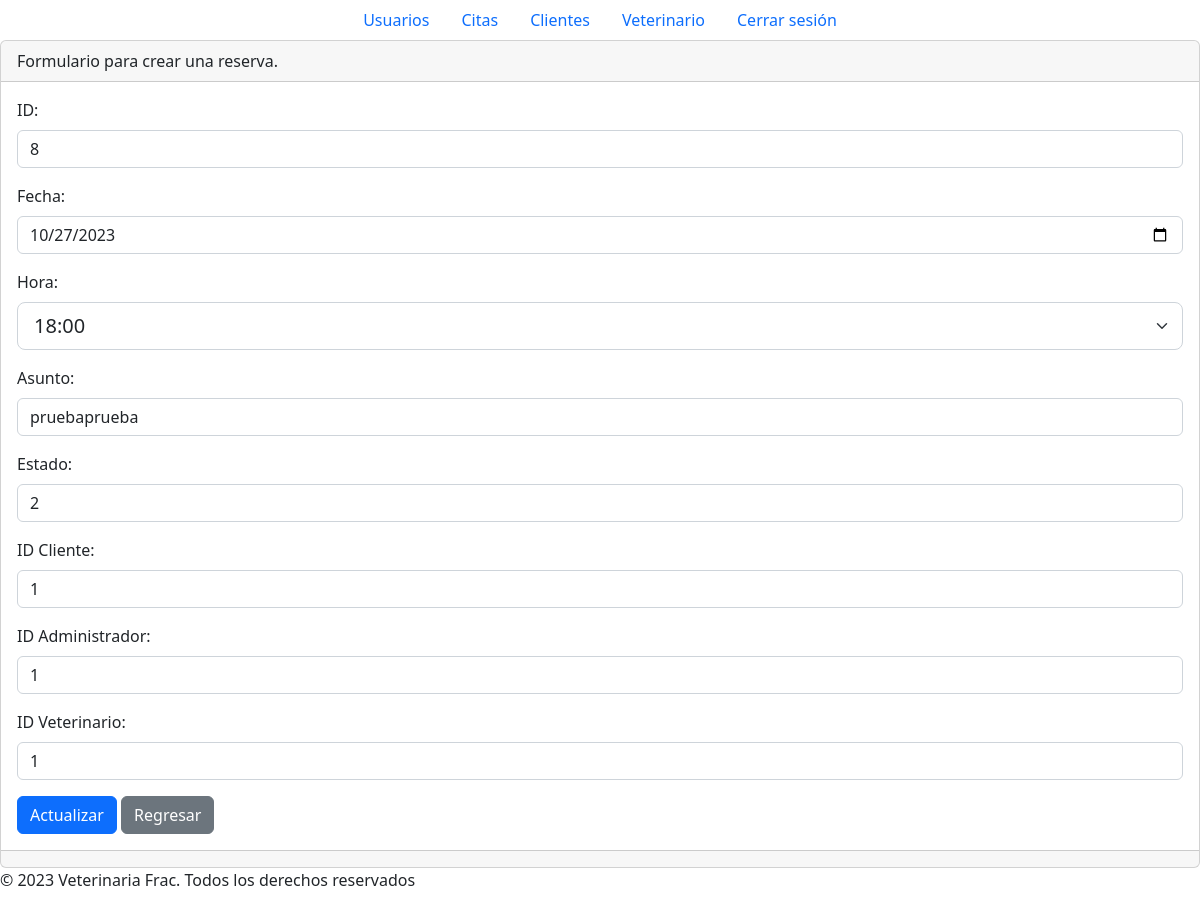
Before: /secciones/reservas/editar.php?id=8 with the older database file.
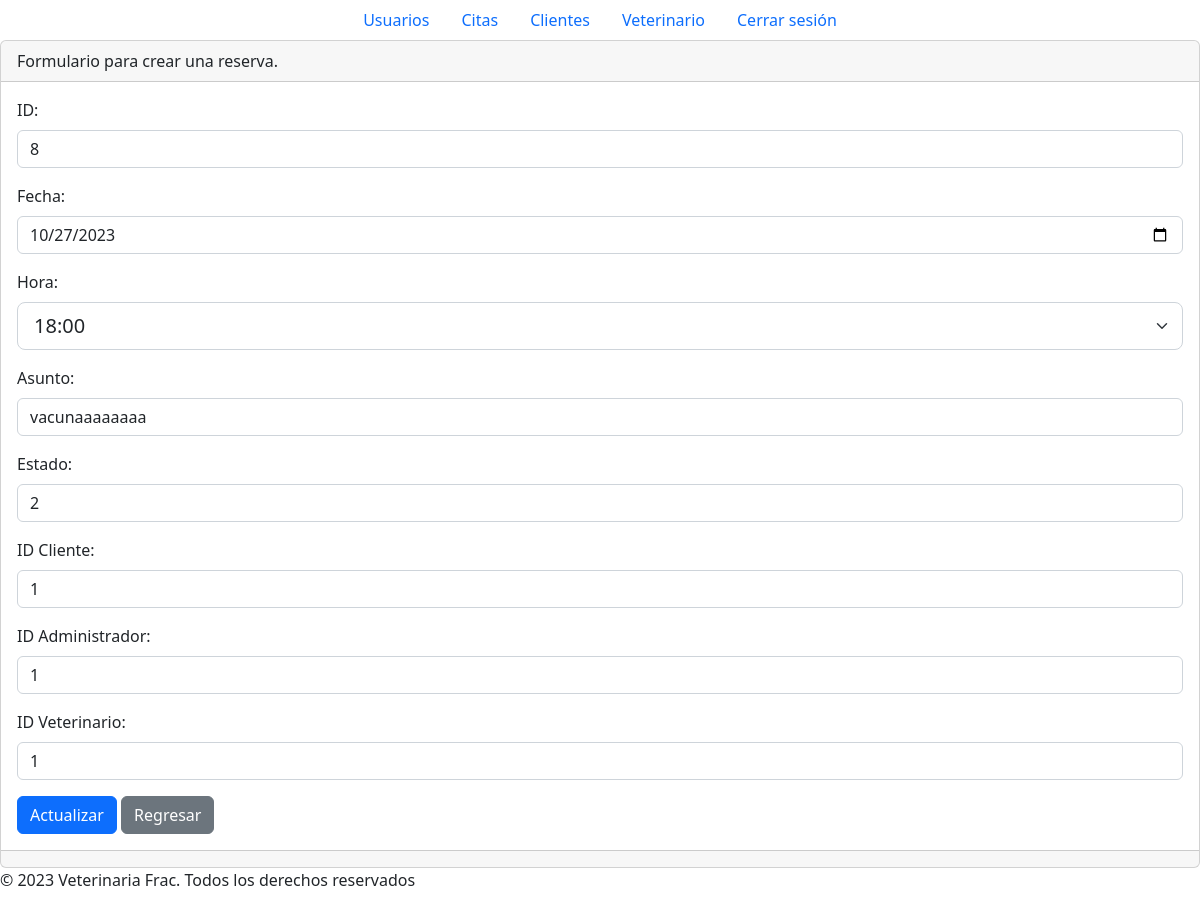
After: the same page with the newer database file.
### tables this page shows
CREATE TABLE `reservadecitas` (
  `id` int(8) NOT NULL,
  `fechareserva` date NOT NULL,
  `hora` varchar(10) NOT NULL,
  `asunto` varchar(255) NOT NULL,
  `estado` tinyint(1) NOT NULL,
  `id_administrador` int(8) NOT NULL,
  `id_veterinario` int(8) NOT NULL,
  `id_cliente` int(8) DEFAULT NULL
);

### secciones/reservas/editar.php (the view, shortened to what this page needs)
<?php include("../../plantillas/header.php")?>
<?php
include("../../config/bd.php");
if(isset($_GET['id'])){
    $id_reserva = $_GET['id'];
    $sql = "SELECT * FROM reservadecitas WHERE id = '$id_reserva'";
    $result = $conn->query($sql);
    $registro = $result->fetch_assoc();
    $id = $registro['id'];
    $fecha_reservada = $registro['fechareserva'];
    $hora = $registro['hora'];
    $asunto = $registro['asunto'];
    $estado = $registro['estado'];
    $id_administrador = $registro['id_administrador'];
    $id_veterinario = $registro['id_veterinario'];
    $id_cliente = $registro['id_cliente'];
}
?>
    <div class="card">
        <div class="card-header">
            <p class="card-text">Formulario para crear una reserva.</p>
        </div>
        <div class="card-body">
            <form action="<?php echo $_SERVER['PHP_SELF']; ?>" method="post">
                <div class="mb-3">
                  <label for="id" class="form-label">ID:</label>
                  <input type="text" value="<?php echo $id; ?>"
                    class="form-control" readonly name="id" id="id" aria-describedby="helpId" placeholder="">
                </div>
                <div class="mb-3">
                  <label for="fechareserva" class="form-label">Fecha:</label>
                  <input type="date" value="<?php echo $fecha_reservada; ?>"
                    class="form-control" name="fechareserva" id="fechareserva" aria-describedby="helpId" placeholder="">
                </div>
                <div class="mb-3">
                    <label for="hora" class="form-label">Hora:</label>
                    <select class="form-select form-select-lg" name="hora" id="hora">
                        <option selected value="<?php echo $hora; ?>"><?php echo $hora; ?></option>
                    </select>
                </div>
                <div class="mb-3">
                  <label for="asunto" class="form-label">Asunto:</label>
                  <input type="text" value="<?php echo $asunto; ?>"
                    class="form-control" name="asunto" id="asunto" aria-describedby="helpId" placeholder="">
                </div>
                <div class="mb-3">
                  <label for="estado" class="form-label">Estado:</label>
                  <input type="text" value="<?php echo $estado; ?>"
                    class="form-control" name="estado" id="estado" aria-describedby="helpId" placeholder="">
                </div>
                <div class="mb-3">
                  <label for="id_cliente" class="form-label">ID Cliente:</label>
                  <input type="text" readonly value="<?php echo $id_cliente; ?>"
                    class="form-control" name="id_cliente" id="id_cliente" aria-describedby="helpId" placeholder="">
                </div>
                <div class="mb-3">
                  <label for="id_administrador" class="form-label">ID Administrador:</label>
                  <input type="text" readonly value="<?php echo $id_administrador; ?>"
                    class="form-control" name="id_administrador" id="id_administrador" aria-describedby="helpId" placeholder="">
                </div>
                <div class="mb-3">
                  <label for="id_veterinario" class="form-label">ID Veterinario:</label>
                  <input type="text" value="<?php echo $id_veterinario; ?>"
                    class="form-control" name="id_veterinario" id="id_veterinario" aria-describedby="helpId" placeholder="">
                </div>
                <button type="submit" class="btn btn-primary">Actualizar</button>
                <a href="index.php" class="btn btn-secondary">Regresar</a>
            </form>
        </div>
        <div class="card-footer text-muted">
        </div>
    </div>
<?php include("../../plantillas/footer.php")?>

Changed rows visible on the page:
changed reservadecitas id 8: asunto "pruebaprueba" → "vacunaaaaaaaa"
